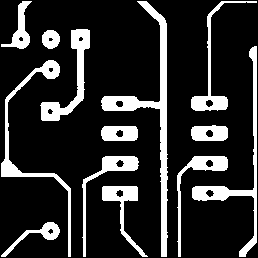
%> input picture pcb1bin.png, 258 x 258 px
$ octave aula7.m   (GNU Octave 9; MATLAB toolbox functions it lacks are replaced by stand-ins)
%> lines starting %> are read from the running program, lines starting %| are printed output that depends on the picture; in (x1, y1, x2, y2) boxes, pixels count from 0 and x2, y2 are one past the last pixel; in counts of white or black regions, pixels touching at a corner belong together; the program's own positions count from 1
close all;           #RESETA SISTEMA
clear all;

 [a,map] = imread('pcb1bin.png');         #LER IMAGEM
%> a: size 258x258 logical; 17.9% white; 13 white regions, largest, box (x1, y1, x2, y2) and area: (101, 1, 168, 257) 2418, (192, 46, 257, 257) 1500, (1, 60, 71, 257) 1362
%> map = [0 0 0; 1 1 1]
 a = a*255;
 figure
 imshow(a);
 pause

 b = imfill(a,'holes'); %fillHoles            #PREENCHER BURACOS
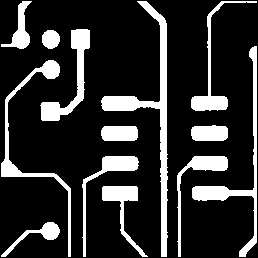
%> b: size 258x258 double; 18.5% white; 13 white regions, largest, box (x1, y1, x2, y2) and area: (101, 1, 168, 257) 2454, (192, 46, 257, 257) 1537, (1, 60, 71, 257) 1376
 figure
 imshow(b);
 pause

 c = imabsdiff(a,b); % Sub a-b           #DIFERENÇA A-B
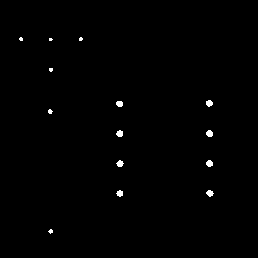
%> c: size 258x258 double; 0.57% white; 14 white regions (6 under 20 px), largest, box (x1, y1, x2, y2) and area: (206, 130, 213, 137) 39, (116, 130, 123, 137) 38, (206, 160, 213, 167) 38
 figure
 imshow(c)
 %pause

 SE = strel('square', 16);  #ABERTURA
 d = imopen(b, SE);
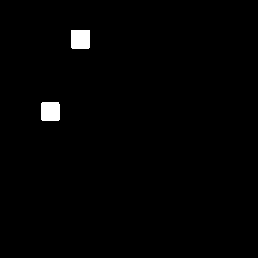
%> d: size 258x258 double; 1.1% white; 2 white regions, box (x1, y1, x2, y2) and area: (71, 30, 90, 49) 359, (41, 102, 60, 121) 356
 figure
 imshow(d);
 %pause;

 e = bitand(d, a);   #BIT DE RESULTADO QUANDO AMBOS FOREM VERDADEIROS
%> e: size 258x258 double; 1% white; 2 white regions, box (x1, y1, x2, y2) and area: (71, 30, 90, 49) 346, (41, 102, 60, 121) 338
 figure
 imshow(e);
 pause

 SE = strel('rectangle',[8 25]);  #ABERTURA
 f = imopen(b, SE);
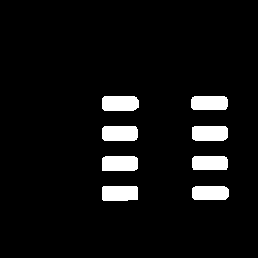
%> f: size 258x258 double; 6.2% white; 8 white regions, largest, box (x1, y1, x2, y2) and area: (102, 96, 139, 111) 530, (102, 156, 138, 171) 528, (102, 186, 138, 201) 527
 figure
 imshow(f);
 pause;

 g = bitand(f, a);   #BIT DE RESULTADO QUANDO AMBOS FOREM VERDADEIROS
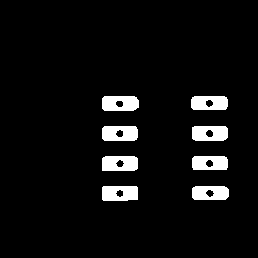
%> g: size 258x258 double; 5.8% white; 8 white regions, largest, box (x1, y1, x2, y2) and area: (102, 96, 139, 111) 494, (102, 186, 138, 201) 492, (102, 156, 138, 171) 491
 figure
 imshow(g);
 pause
